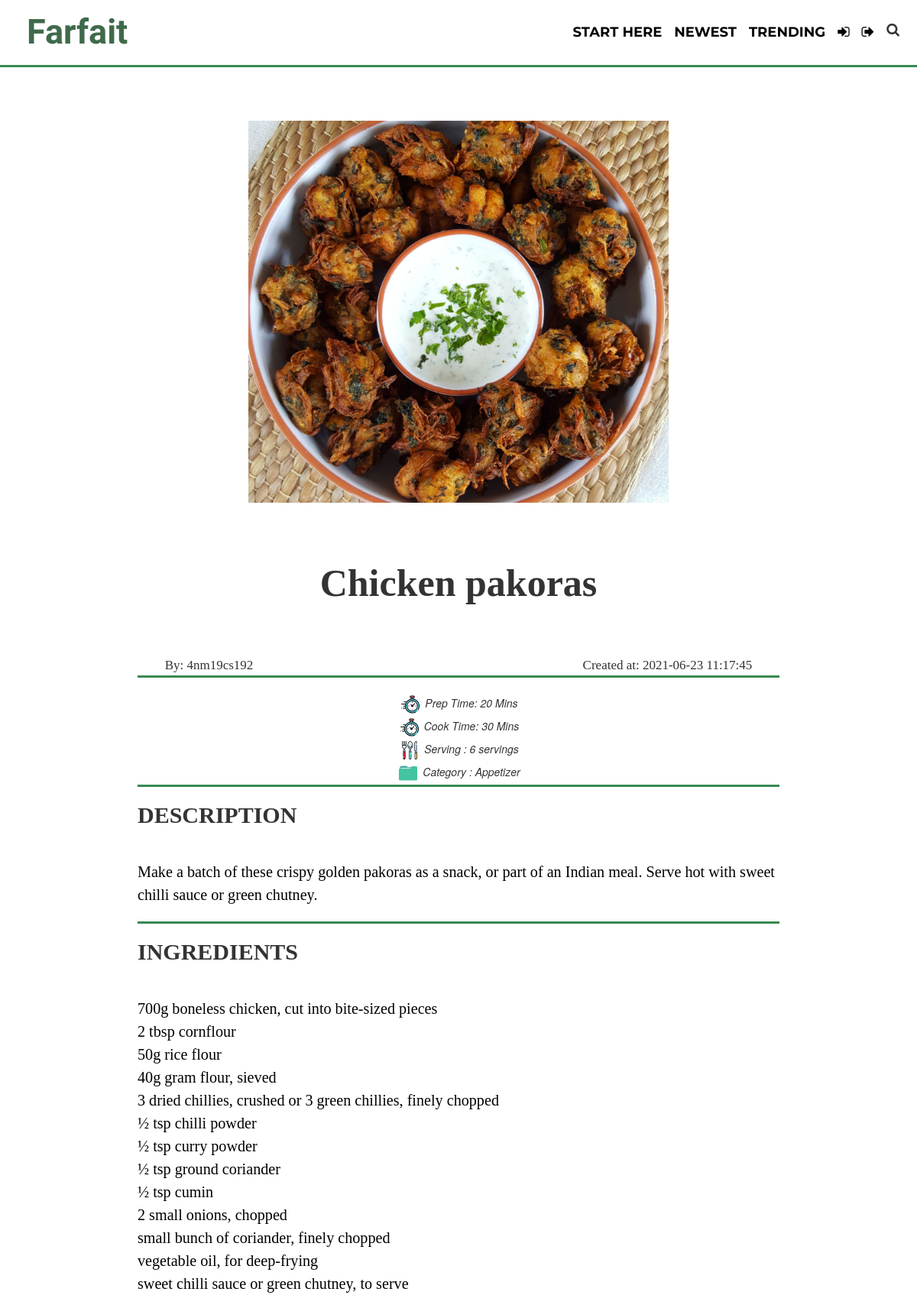
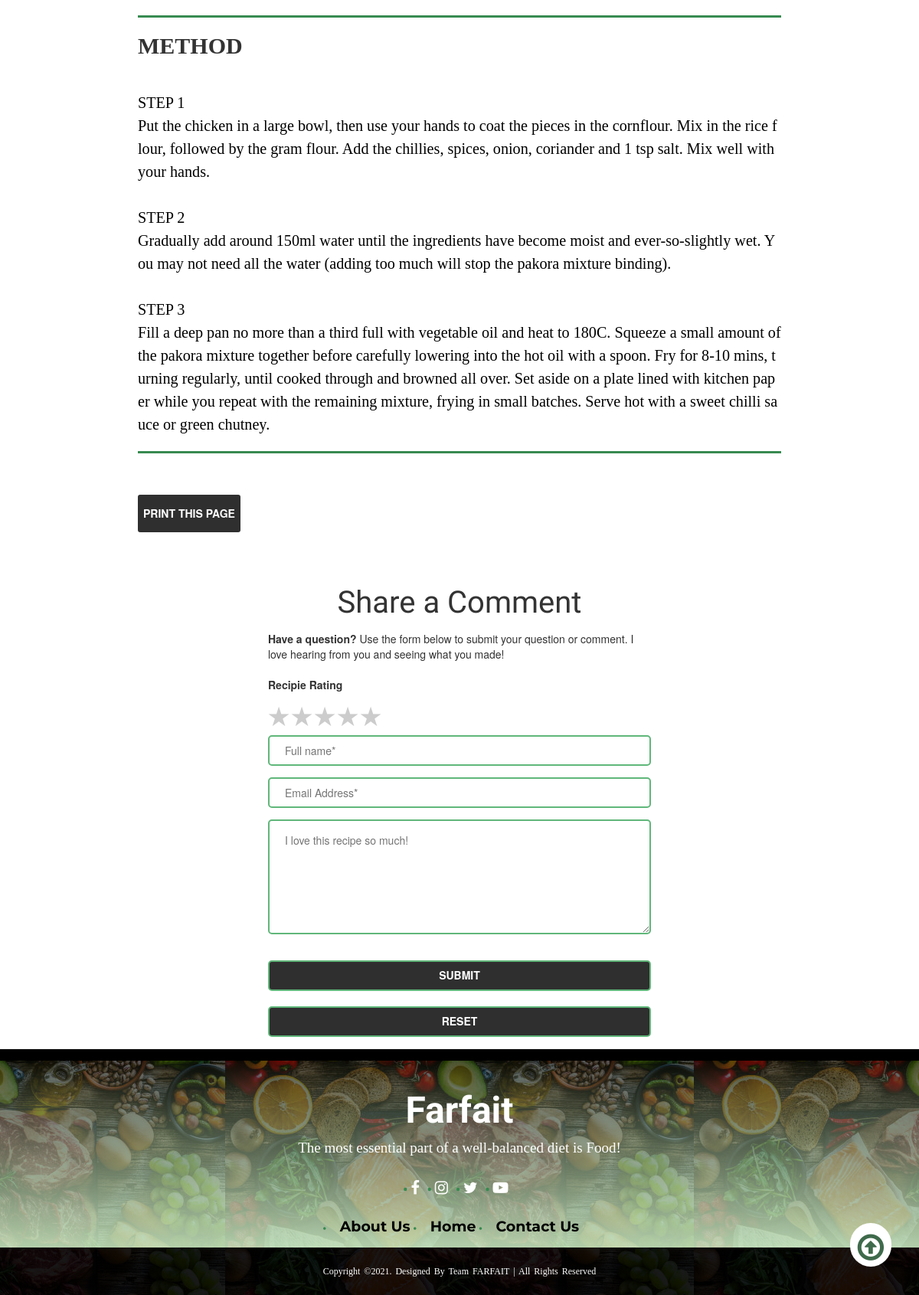
/article.php?id=14, run on the app's committed database (2 pictures, top to bottom).
### tables this page shows
CREATE TABLE `blogpost` (
  `id` int(5) NOT NULL,
  `username` varchar(255) NOT NULL,
  `created_at` datetime NOT NULL DEFAULT current_timestamp(),
  `recipe` varchar(50) NOT NULL,
  `pre_time` int(4) NOT NULL,
  `cooking_time` int(4) NOT NULL,
  `servings` int(2) NOT NULL,
  `category` varchar(20) NOT NULL,
  `origin` varchar(20) NOT NULL,
  `image` varchar(255) NOT NULL,
  `description` text NOT NULL,
  `ingredients` text NOT NULL,
  `method` text NOT NULL,
  `likes` int(5) NOT NULL
);

### article.php (the view, shortened to what this page needs)
<?php
require_once "blogconfig.php";
$id=$username=$created_at=$recipe=$pre_time=$cooking_time=$servings=$category=$description=$ingredients=$method=$image="";
if($_SERVER["REQUEST_METHOD"]=="GET"){
    $id=$_GET["id"];
    $sql="SELECT * FROM blogpost WHERE id='$id';";
    $result=mysqli_query($link,$sql);
    while($row = mysqli_fetch_array($result))
    {
        $username=$row['username'];
        $created_at=$row['created_at'];
        $recipe=$row['recipe'];
        $pre_time=$row['pre_time'];
        $cooking_time=$row['cooking_time'];
        $servings=$row['servings'];
        $category=$row['category'];
        $description=$row['description'];
        $ingredients=$row['ingredients'];
        $method=$row['method'];
        $image=$row['image'];
    }
}
?>
<!DOCTYPE html>
<html lang="en">
<head>
    <link rel="stylesheet" href="https://maxcdn.bootstrapcdn.com/bootstrap/3.4.1/css/bootstrap.min.css">
    <link href="https://stackpath.bootstrapcdn.com/font-awesome/4.7.0/css/font-awesome.min.css" rel="stylesheet"
>
    <link rel="stylesheet" href="https://cdnjs.cloudflare.com/ajax/libs/font-awesome/4.7.0/css/font-awesome.min.css">
    <link rel="stylesheet" href="css/utils.css">
    <link rel="stylesheet" href="css/style.css">
    <link rel="stylesheet" href="css/template.css">
    <link rel="stylesheet" href="css/mobile.css">
</head>
<body>
    <a href="#navtarget" class="arrow_up"><i class="fa fa-arrow-circle-o-up" aria-hidden="true"></i></a>
    <nav class="nav-header" id="navtarget">
        <nav class="navigation m-auto">
            <div class="nav-top ">
                <div class="nav-logo logofont"><a href="index.php">Farfait</a></div>
                <div class="nav-search">
                    <div class="nav-searchothers">
                        <a href="index.php">START HERE</a>
                        <a href="newest.php">NEWEST</a>
                        <a href="trending.php">TRENDING</a>
                        <a href="login.php" title='login'><i class="fa fa-sign-in" aria-hidden="true"></i></a>
                        <a href="logout.php" title='logout' class="anav"><i class="fa fa-sign-out"
                                aria-hidden="true"></i></a>
                    </div>
                    <span>
                        <i class="fa fa-search searchicon" aria-hidden="true"></i>
                    </span>
                </div>
        </nav>
        <hr class="hr_line">
    </nav>
<div class="content-article">
    <div><img id="temp_header2" src="<?php echo $image; ?>">
        <div class="container">
            <p class="image_font" id="heading"><?php echo $recipe; ?></p>
        </div>
        </div>
        <div class="article-info">
            <span>By: <?php echo $username; ?></span>
            <span>Created at: <?php echo $created_at; ?></span>
        </div>
        <div class="row">
            <div class="column">
                <div class="blocks">
                    <hr class="hr_line">
                    <div class="recipe_imp">
                        <img src="svg/clock.svg" width="30px"></img> Prep Time: <?php echo $pre_time; ?> Mins
                    </div>
                    <div class="recipe_imp">
                        <img src="svg/clock.svg" width="30px"></img> Cook Time: <?php echo $cooking_time; ?> Mins
                    </div>
                    <div class="recipe_imp">
                        <img src="svg/cutlery.svg" width="30px"></img> Serving : <?php echo $servings; ?> servings
                    </div>
                    <div class="recipe_imp">
                        <img src="svg/folder.png" width="30px"></img> Category : <?php echo $category; ?>
                    </div>
                    <hr class="hr_line">
                </div>
    <div class="para">
    <h3 class="image_font">DESCRIPTION<br><br></h3>
    <pre>
<?php echo $description; ?></pre>
    </div>
    <hr class="hr_line">
    <div class="para">
    <h3 class="image_font">INGREDIENTS<br><br></h3>
    <pre>
<?php echo $ingredients; ?></pre>
    </div>
    <hr class="hr_line">
    <div class="para">
    <h3 class="image_font">METHOD<br><br></h3>
    <pre>
<?php echo $method; ?></pre>
    </div>
    <hr class="hr_line">
    </div>
    </div>
            <input class="button" type="button" value="Print this page" onClick="window.print()">
            <div class="comment-box">
                <form action="#">
                    <h2>Share a Comment</h2>
                    <div><strong>Have a question?</strong> Use the form below to submit your question or comment. I love
                        hearing from you and seeing what you made!<br><br></div>
                    <p><strong>Recipie Rating </strong></p>
                    <div class="rate">
                        <label for="star5" title="text">5 stars</label>
                        <label for="star4" title="text">4 stars</label>
                        <label for="star3" title="text">3 stars</label>
                        <label for="star2" title="text">2 stars</label>
                        <label for="star1" title="text">1 star</label>
                    </div>
                    <input type="text" name="fname" placeholder="Full name*">
                    <input type="email" name="email" placeholder="Email Address*">
                    <textarea name="comment" placeholder="I love this recipe so much!"></textarea>
                    <input class="button" type="submit" value="Submit">
                    <input class="button" type="reset">
                </form>
            </div>
        </div>
        <div class="footer">
            <hr>
            <footer>
                <div class="footer-content">
                    <h2>Farfait</h2>
                    <p>The most essential part of a well-balanced diet is Food!</p>
                    <ul class="social">
                        <li><a href="#" target="_blank"><i class="fa fa-facebook" aria-hidden="true"></i></a></li>
                        <li><a href="#" target="_blank"><i class="fa fa-instagram" aria-hidden="true"></i></a></li>
                        <li><a href="#" target="_blank"><i class="fa fa-twitter" aria-hidden="true"></i></a></li>
                        <li><a href="#" target="_blank"><i class="fa fa-youtube-play" aria-hidden="true"></i></a></li>
                    </ul>
                    <div class="quick-links">
                        <ul>
                            <li class="quick-items"><a href="contactus.html#aboutus" target="_blank">About Us</a></li>
                            <li class="quick-items"><a href="index.php">Home</a></li>
                            <li class="quick-items"><a href="contactus.html" target="_blank">Contact Us</a></li>
                        </ul>
                    </div>
                    <div class="fbottom">
                        <p>Copyright &copy;2021. Designed by team <span>Farfait</span> | All rights reserved</p>
                    </div>
                </div>
            </footer>
        </div>
</body>
</html>

### css/utils.css (style rules this page uses)
:root { --main-bg-color: rgb(63, 106, 75); --logo-font:'Dancing Script', cursive; --font1:'Montserrat', sans-serif; --font2:'Open Sans', sans-serif; --font3:'Baloo Tammudu 2', cursive; --font4:'Mate SC', serif; }
.logofont { font-family: var(--logo-font); }
.m-auto { margin:auto; }

### css/style.css (style rules this page uses)
* { margin: 0; padding: 0; }
.arrow_up { text-decoration: none; right:0.9em; bottom:3.7rem; position:fixed; font-size:40px; background-color:#ffffff; color:var(--main-bg-color); z-index : 1; padding: 0px 10px; border-radius: 27px; }
.navigation { display: flex; flex-direction: column; height: 85px; }
.nav-top { display: flex; justify-content: space-between; align-items: center; margin: auto 15px; }
.nav-logo a { text-decoration: none; font-size: 45px; font-weight: bolder; margin-left: 20px; color: var(--main-bg-color); }
.nav-search { font-family: var(--font1); font-weight: bolder; display: flex; }
.nav-searchothers { display: flex; }
.nav-search a { margin: 0px 8px; text-decoration: none; color: black; padding: 2px 0px; font-size: 18px; }
.searchicon { font-size: 18px; margin: 2px 8px 0px 8px; cursor: pointer; }
.footer hr { height:15px; background-color:black; margin:0px 0px !important; }
footer { position: relative; bottom: 0; left: 0; right: 0; background-image: linear-gradient(rgb(10 13 5 / 65%),rgb(220, 255, 211)),url("../images/food_footer.jpg"); background-position: center; height: auto; width: 100%; font-family: 'Bodoni Moda', serif; padding-top: 30px; color: #ffffff; }
.footer-content { display: flex; align-items: center; justify-content: center; flex-direction: column; text-align: center; }
.footer-content h2 { font-size: 4.8rem; font-weight: 600; text-transform: capitalize; font-family: var(--logo-font); line-height: 3rem; }
.footer-content p { max-width: 500px; margin: 10px auto; line-height: 28px; font-size: 19px; }
.social { list-style: none; display: flex; align-items: centre; justify-content: center; margin: 8px 0 10px 0; }
.social li { margin: 10px; }
.social a { text-decoration: none; color: #FFFFFF; }
.social a i { font-size: 2rem; transition: color .4s ease; }
.quick-links { display: flex; margin: auto; }
.quick-links ul { display: flex; }
.quick-items { list-style: none; justify-content: center; font-family: var(--font1); font-weight: bolder; }
.quick-items a { text-decoration: none; padding: 0 8px; font-size: 19px; color: #000000 ; margin: 5px; line-height: 35px; }
.fbottom { background-image: linear-gradient(rgba(0,0,0,0.9),rgba(0,0,0,0.9)),url("../images/food_footer.jpg"); background-position: center; width: 100%; padding: 7px 0; text-align: center; }
.fbottom p { font-size: 12px; word-spacing: 2px; text-transform: capitalize; font-weight: 6px; }
.fbottom span { text-transform: uppercase; font-weight: 200; color: white; }

### data on the page
blogpost: image (picture), recipe "Chicken pakoras", username "4nm19cs192", created_at "2021-06-23 11:17:45", pre_time "20", cooking_time "30", servings "6", category "Appetizer", description "Make a batch of these crispy golden pakoras as a snack, or part of an Indian meal. Serve hot with sweet chilli sauce or green chutney.", ingredients "700g boneless chicken, cut into bite-sized pieces 2 tbsp cornflour 50g rice flour 40g gram flour, sieved 3 dried chillies, crushed or 3 green chillies, finely chopped ½ tsp chilli powder ½ tsp curry powder ½ tsp ground coriander ½ tsp cumin 2 small onions, chopped small bunch of coriander, finely chopped vegetable oil, for deep-frying sweet chilli sauce or green chutney, to serve", method "STEP 1 Put the chicken in a large bowl, then use your hands to coat the pieces in the cornflour. Mix in the rice flour, followed by the gram flour. Add the chillies, spices, onion, coriander and 1 tsp salt. Mix well with your hands. STEP 2 Gradually add around 150ml water until the ingredients have become moist and ever-so-slightly wet. You may not need all the water (adding too much will stop the pakora mixture binding). STEP 3 Fill a deep pan no more than a third full with vegetable oil and heat to 180C. Squeeze a small amount of the pakora mixture together before carefully lowering into the hot oil with a spoon. Fry for 8-10 mins, turning regularly, until cooked through and browned all…"
